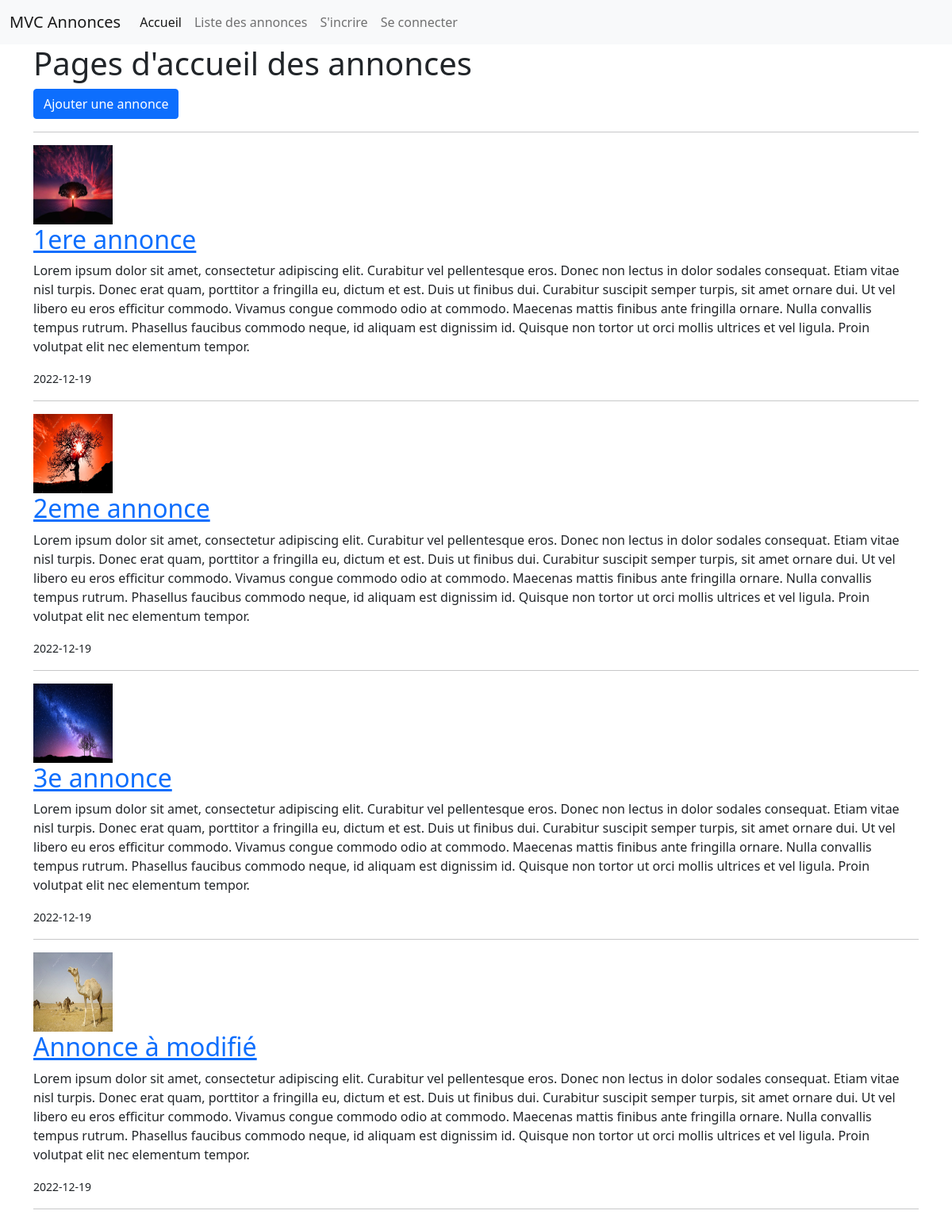
Screenshot of /public/annonces with the database file from the repository.
### tables this page shows
CREATE TABLE `annonces` (
  `id` int(11) NOT NULL,
  `titre` varchar(255) NOT NULL,
  `description` text NOT NULL,
  `image` varchar(255) NOT NULL,
  `created_at` date NOT NULL DEFAULT current_timestamp(),
  `actif` int(11) NOT NULL DEFAULT 1,
  `users_id` int(11) NOT NULL
);

### Controllers/Controller.php (called while the page is built, shortened)
<?php
abstract class Controller
{
    public function render(string $fichier, array $donnees = [], string $template = 'default')
    {
        extract($donnees);
        require_once ROOT . '/Views/' . $fichier . '.php';
        $contenu = ob_get_clean();
        require_once ROOT . '/Views/'.$template.'.php';
    }
}

### Controllers/AnnoncesController.php (called while the page is built, shortened)
<?php
class AnnoncesController extends Controller
{
    public function index()
    {
        $annoncesModel = new AnnoncesModel;
        $annonces = $annoncesModel->findBy(['actif' => 1]);
        $this->render('annonces/index', compact('annonces'));
    }
}

### public/index.php (called while the page is built, shortened)
<?php
require_once ROOT.'/Autoloader.php';
$app = new Main;
$app->start();

### Models/Model.php (called while the page is built, shortened)
<?php
class Model extends Db
{
    protected $table;
    public function findBy(array $criteres): array|false
    {
        $champs = [];
        $valeurs = [];
        foreach($criteres as $champ => $valeur){
            $champs[] = "$champ = ?";
            $valeurs[] = $valeur;
        }
        $liste_champs = implode(' AND ', $champs);
        return $this->sendQuery('SELECT * FROM '. $this->table . ' WHERE '. $liste_champs, $valeurs)->fetchAll();
    }
    public function sendQuery(string $sql, array $attributs = null): object|array
    {
        $this->db = Db::getInstance();
        if($attributs !== null){
            $query = $this->db->prepare($sql);
            $query->execute($attributs);
            return $query;
        }else{
            return $this->db->query($sql);
        }
    }
}

### Models/AnnoncesModel.php (called while the page is built, shortened)
<?php
class AnnoncesModel extends Model
{
    public function __construct()
    {
        $this->table = 'annonces';
    }
}

### Core/Db.php (called while the page is built, shortened)
<?php
class Db extends PDO
{
    private static $instance;
    private function __construct()
    {
        $_dsn = 'mysql:dbname='. self::DBNAME . ";host=" . self::DBHOST;
    }
    public static function getInstance(): self
    {
        if(self::$instance === null){
            self::$instance = new self();
        }
        return self::$instance;
    }
}

### Autoloader.php (called while the page is built, shortened)
<?php
class Autoloader
{
    static function autoload($class)
    {
        $class = str_replace(__NAMESPACE__.'\\', '', $class);
        $class = str_replace('\\','/', $class);
        $fichier =  __DIR__.'/'.$class.'.php';
    }
}

### Views/annonces/index.php (the view)
<h1>Pages d'accueil des annonces</h1>
<a href="/mvc/public/annonces/ajouter" class="btn btn-primary">Ajouter une annonce</a>
<hr>
<?php foreach($annonces as $annonce) : ?>
    <article>
        <img src="/mvc/public/uploads/<?= $annonce->image ?>" alt="" width="100px" height="100px">
        <h2><a href="annonces/lire/<?= $annonce->id ?>"><?= $annonce->titre ?></a></h2>
        <p><?= $annonce->description ?></p>
        <small><?= $annonce->created_at ?></small>
    </article>
    <hr>
<?php endforeach; ?>

### Core/Main.php (shortened to what this page needs)
<?php
class Main
{
    public function start()
    {
        $params = explode('/', $_GET['p']);
        if ($params[0] !== '') {
            $controller = '\\App\\Controllers\\' . ucfirst(array_shift($params)) . 'Controller';
            if (class_exists($controller)) {
                $controller = new $controller;
                $action = (isset($params[0])) ? array_shift($params) : 'index';
                if (method_exists($controller, $action)) {
                    (isset($params[0])) ? call_user_func_array([$controller, $action], $params) : $controller->$action();
                } else {
                    http_response_code(404);
                    echo 'La page recherché est introuvable.';
                }
            } else {
                http_response_code(404);
                echo 'La page recherché est introuvable.';
            }
        } else {
            $controller = new MainController;
            $controller->index();
        }
    }
}

### Views/default.php (shortened to what this page needs)
<!DOCTYPE html>
<html lang="en">
<head>
    <link href="https://cdn.jsdelivr.net/npm/bootstrap@5.1.3/dist/css/bootstrap.min.css" rel="stylesheet">
</head>
<body>
    <nav class="navbar navbar-expand-lg navbar-light bg-light">
        <div class="container-fluid">
            <a class="navbar-brand" href="#">MVC Annonces</a>
            <div class="collapse navbar-collapse" id="navbarSupportedContent">
                <ul class="navbar-nav me-auto mb-2 mb-lg-0">
                    <li class="nav-item">
                        <a class="nav-link active" aria-current="page" href="/mvc/public">Accueil</a>
                    </li>
                    <li class="nav-item">
                        <a class="nav-link" href="/mvc/public/annonces">Liste des annonces</a>
                    </li>
                    <?php if (isset($_SESSION["user"]) && !empty($_SESSION['user'])) : ?>
                        <?php if (in_array('ROLE_ADMIN', $_SESSION['user']['roles'])) : ?>
                        <li class="nav-item">
                            <a class="nav-link" href="/mvc/public/admin">Admin</a>
                        </li>
                        <?php endif; ?>
                        <li class="nav-item">
                            <a class="nav-link" href="/mvc/public/users/logout">Se déconnecter</a>
                        </li>
                    <?php else : ?>
                        <li class="nav-item">
                            <a class="nav-link" href="/mvc/public/users/register">S'incrire</a>
                        </li>
                        <li class="nav-item">
                            <a class="nav-link" href="/mvc/public/users/login">Se connecter</a>
                        </li>
                    <?php endif; ?>
                </ul>
            </div>
        </div>
    </nav>
    <div class="container">
        <?= $contenu ?>
    </div>
</body>
</html>

### rows the page displays
annonces: image (picture), titre "1ere annonce", description "Lorem ipsum dolor sit amet, consectetur adipiscing elit. Curabitur vel pellentesque eros. Donec non lectus in dolor sodales consequat. Etiam vitae nisl turpis. Donec erat quam, porttitor a fringilla eu, dictum et est. Duis ut finibus dui. Curabitur suscipit semper turpis, sit amet ornare dui. Ut vel libero eu eros efficitur commodo. Vivamus congue commodo odio at commodo. Maecenas mattis finibus ante fringilla ornare. Nulla convallis tempus rutrum. Phasellus faucibus commodo neque, id aliquam est dignissim id. Quisque non tortor ut orci mollis ultrices et vel ligula. Proin volutpat elit nec elementum tempor.", created_at "2022-12-19"
annonces: image (picture), titre "2eme annonce", description "Lorem ipsum dolor sit amet, consectetur adipiscing elit. Curabitur vel pellentesque eros. Donec non lectus in dolor sodales consequat. Etiam vitae nisl turpis. Donec erat quam, porttitor a fringilla eu, dictum et est. Duis ut finibus dui. Curabitur suscipit semper turpis, sit amet ornare dui. Ut vel libero eu eros efficitur commodo. Vivamus congue commodo odio at commodo. Maecenas mattis finibus ante fringilla ornare. Nulla convallis tempus rutrum. Phasellus faucibus commodo neque, id aliquam est dignissim id. Quisque non tortor ut orci mollis ultrices et vel ligula. Proin volutpat elit nec elementum tempor.", created_at "2022-12-19"
annonces: image (picture), titre "3e annonce", description "Lorem ipsum dolor sit amet, consectetur adipiscing elit. Curabitur vel pellentesque eros. Donec non lectus in dolor sodales consequat. Etiam vitae nisl turpis. Donec erat quam, porttitor a fringilla eu, dictum et est. Duis ut finibus dui. Curabitur suscipit semper turpis, sit amet ornare dui. Ut vel libero eu eros efficitur commodo. Vivamus congue commodo odio at commodo. Maecenas mattis finibus ante fringilla ornare. Nulla convallis tempus rutrum. Phasellus faucibus commodo neque, id aliquam est dignissim id. Quisque non tortor ut orci mollis ultrices et vel ligula. Proin volutpat elit nec elementum tempor.", created_at "2022-12-19"
annonces: image (picture), titre "Annonce à modifié", description "Lorem ipsum dolor sit amet, consectetur adipiscing elit. Curabitur vel pellentesque eros. Donec non lectus in dolor sodales consequat. Etiam vitae nisl turpis. Donec erat quam, porttitor a fringilla eu, dictum et est. Duis ut finibus dui. Curabitur suscipit semper turpis, sit amet ornare dui. Ut vel libero eu eros efficitur commodo. Vivamus congue commodo odio at commodo. Maecenas mattis finibus ante fringilla ornare. Nulla convallis tempus rutrum. Phasellus faucibus commodo neque, id aliquam est dignissim id. Quisque non tortor ut orci mollis ultrices et vel ligula. Proin volutpat elit nec elementum tempor.", created_at "2022-12-19"
